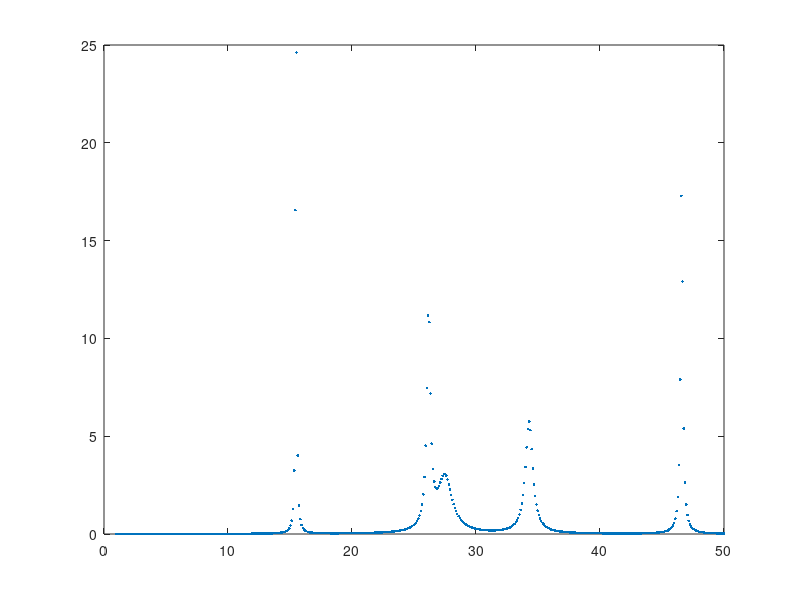

This figure's MATLAB source: (Note: this script raises an error after producing the figure.)
%% simple form of pole parameterization

% f = @(E,x,a) 0 ; 
% a = [10+0.5i, 15+0.5i]; % location plus width 
% x = [2*exp(3*pi/2*1i), 2*exp(3*pi/2*1i)]; % in the exponent rotation will change the type of res (scat, cap ect)
% % e should be sqrt(E), we need to fit kennys data with this
% % fit Esig(E) to Re(r/z-p) where z=sqrt(E)
% 
% for i = 1:1
%     f = @(E) f(E) + real(x(i)./(E-a(i))) ; %+ 1 + 2*3;
% end
% 
% figure(3);clf
% plot(energies, f(energies),'DisplayName','simple form'); hold on

%%
re_sample_resparm = true;
run_baron_bool = true;

NumPeaks = 5;
parm_per_res = 4;
parm_per_window = NumPeaks*parm_per_res;

WE = linspace(1, 50, 500);
if re_sample_resparm
    Elevels = rand(1,NumPeaks).*max(WE);
    widths = rand(1,NumPeaks);
end

z=WE;

p = []; r = []; %p = 10+0.1i; r = 2*exp(3*pi/2*1i);
for iRes = 1:NumPeaks
    p = [p, Elevels(iRes)+widths(iRes)*1i]; 
    r = [r, 2*exp(3*pi/2*1i)];
end


f = @(c,b) 0; 
for iRes = 1:NumPeaks
%     f = @(rr,irip,rp,ipsqr) -irip(iRes)./((rp(iRes)-z).^2+ipsqr) + rr(iRes).*(rp(iRes)-z)./((rp(iRes)-z).^2+ipsqr(iRes)) ;
    f = @(w) f(w) + -w(2+4*(iRes-1))./((w(3+4*(iRes-1))-z).^2+w(4+4*(iRes-1))) + w(1+4*(iRes-1)).*(w(3+4*(iRes-1))-z)./((w(3+4*(iRes-1))-z).^2+w(4+4*(iRes-1))) ;
end

ir = imag(r);
rr = real(r);
ip = imag(p);
rp = real(p);

sol_parm = [];
for iRes = 1:NumPeaks
    sol_parm = [sol_parm rr(iRes),ir(iRes)*ip(iRes),rp(iRes),ip(iRes)^2];
end

xs = @(w) f(w);
true_xs = xs(sol_parm); 

figure(1); clf
plot(WE, true_xs,'.','DisplayName','true'); hold on

f_obj = @(w) sum((xs(w)-true_xs).^2) ;


%% solve with baron

if run_baron_bool

MinVec = [-100 -100 -100 -100];
MaxVec = [100 100 100 100];

A_Lower=[diag(ones(1,parm_per_window)),zeros(parm_per_window,NumPeaks)];
A_Upper=[diag(ones(1,parm_per_window)),zeros(parm_per_window,NumPeaks)];
for jj=1:NumPeaks
    Index1=4*(jj-1); % striding function
    Index2=parm_per_window+jj;
    A_Lower([1+Index1,2+Index1,3+Index1,4+Index1],Index2)=-MinVec;
    A_Upper([1+Index1,2+Index1,3+Index1,4+Index1],Index2)=-MaxVec;
end

EnergyOrder=zeros(NumPeaks-1,4*NumPeaks);
PeakSpacing=5;
for jj=1:(NumPeaks-1)
    EnergyOrder(jj,3+parm_per_res*(jj-1))=-1;
    EnergyOrder(jj,3+parm_per_res*jj)=1;
    EnergyOrder(jj,parm_per_window+jj)=-PeakSpacing/2;
    EnergyOrder(jj,parm_per_window+(jj+1))=-PeakSpacing/2;
end

TotalRM_PerWindow = NumPeaks*parm_per_res;
TotalParm_PerWindow=NumPeaks*(parm_per_res+1);

% A = [A_Lower;A_Upper;EnergyOrder]; 
A = [A_Lower;A_Upper]; 
% SC_LowerBounds=[zeros(1,TotalRM_PerWindow),inf(1,TotalRM_PerWindow),zeros(1,NumPeaks-1)];
% SC_UpperBounds=[-inf(1,TotalRM_PerWindow),zeros(1,TotalRM_PerWindow),inf(1,NumPeaks-1)];
SC_LowerBounds=[zeros(1,TotalRM_PerWindow),inf(1,TotalRM_PerWindow)];
SC_UpperBounds=[-inf(1,TotalRM_PerWindow),zeros(1,TotalRM_PerWindow)];
lb=[repmat(MinVec,1,NumPeaks),ones(1,NumPeaks)];
ub=[repmat(MaxVec,1,NumPeaks),ones(1,NumPeaks)];

Options=baronset('threads',4,'PrLevel',1,'CutOff',10,'DeltaTerm',1,'EpsA',0.1,'MaxTime',2*60);
% Options=baronset('threads',4,'PrLevel',1,'CutOff',1,'MaxTime',5*60);
xtype=squeeze(char([repmat(["C","C","C","C"],1,NumPeaks),repmat(["B"],1,NumPeaks)]))';

x0 = NaN(1,4*NumPeaks+NumPeaks); %NaN(1,4*peaks+peaks);
% x0 = w; 

[w,~,~,~] = baron(f_obj,A,SC_LowerBounds,SC_UpperBounds,lb,ub,[],[],[],xtype,x0, Options);


figure(1);
plot(WE,xs(w), 'DisplayName','baron sol')
legend()

end